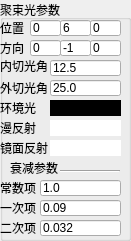
    <widget class="QGroupBox" name="groupBox_7">
     <property name="geometry">
      <rect>
       <x>130</x>
       <y>310</y>
       <width>131</width>
       <height>241</height>
      </rect>
     </property>
     <property name="title">
      <string>聚束光参数</string>
     </property>
     <widget class="QLabel" name="label_17">
      <property name="geometry">
       <rect>
        <x>0</x>
        <y>20</y>
        <width>31</width>
        <height>16</height>
       </rect>
      </property>
      <property name="text">
       <string>位置</string>
      </property>
     </widget>
     <widget class="QLineEdit" name="spotZ">
      <property name="geometry">
       <rect>
        <x>90</x>
        <y>20</y>
        <width>31</width>
        <height>16</height>
       </rect>
      </property>
      <property name="text">
       <string>0</string>
      </property>
     </widget>
     <widget class="QLineEdit" name="spotX">
      <property name="geometry">
       <rect>
        <x>30</x>
        <y>20</y>
        <width>31</width>
        <height>16</height>
       </rect>
      </property>
      <property name="text">
       <string>0</string>
      </property>
     </widget>
     <widget class="QLineEdit" name="spotY">
      <property name="geometry">
       <rect>
        <x>60</x>
        <y>20</y>
        <width>31</width>
        <height>16</height>
       </rect>
      </property>
      <property name="text">
       <string>6</string>
      </property>
     </widget>
     <widget class="QLabel" name="label_18">
      <property name="geometry">
       <rect>
        <x>0</x>
        <y>100</y>
        <width>41</width>
        <height>16</height>
       </rect>
      </property>
      <property name="text">
       <string>环境光</string>
      </property>
     </widget>
     <widget class="QLabel" name="label_19">
      <property name="geometry">
       <rect>
        <x>0</x>
        <y>120</y>
        <width>41</width>
        <height>16</height>
       </rect>
      </property>
      <property name="text">
       <string>漫反射</string>
      </property>
     </widget>
     <widget class="QLabel" name="label_20">
      <property name="geometry">
       <rect>
        <x>0</x>
        <y>140</y>
        <width>51</width>
        <height>16</height>
       </rect>
      </property>
      <property name="text">
       <string>镜面反射</string>
      </property>
     </widget>
     <widget class="QPushButton" name="spotSpecularBtn">
      <property name="geometry">
       <rect>
        <x>50</x>
        <y>140</y>
        <width>71</width>
        <height>16</height>
       </rect>
      </property>
      <property name="palette">
       <palette>
        <active>
         <colorrole role="Button">
          <brush brushstyle="SolidPattern">
           <color alpha="255">
            <red>255</red>
            <green>255</green>
            <blue>255</blue>
           </color>
          </brush>
         </colorrole>
         <colorrole role="Base">
          <brush brushstyle="SolidPattern">
           <color alpha="255">
            <red>255</red>
            <green>255</green>
            <blue>255</blue>
           </color>
          </brush>
         </colorrole>
         <colorrole role="Window">
          <brush brushstyle="SolidPattern">
           <color alpha="255">
            <red>255</red>
            <green>255</green>
            <blue>255</blue>
           </color>
          </brush>
         </colorrole>
        </active>
        <inactive>
         <colorrole role="Button">
          <brush brushstyle="SolidPattern">
           <color alpha="255">
            <red>255</red>
            <green>255</green>
            <blue>255</blue>
           </color>
          </brush>
         </colorrole>
         <colorrole role="Base">
          <brush brushstyle="SolidPattern">
           <color alpha="255">
            <red>255</red>
            <green>255</green>
            <blue>255</blue>
           </color>
          </brush>
         </colorrole>
         <colorrole role="Window">
          <brush brushstyle="SolidPattern">
           <color alpha="255">
            <red>255</red>
            <green>255</green>
            <blue>255</blue>
           </color>
          </brush>
         </colorrole>
        </inactive>
        <disabled>
         <colorrole role="Button">
          <brush brushstyle="SolidPattern">
           <color alpha="255">
            <red>255</red>
            <green>255</green>
            <blue>255</blue>
           </color>
          </brush>
         </colorrole>
         <colorrole role="Base">
          <brush brushstyle="SolidPattern">
           <color alpha="255">
            <red>255</red>
            <green>255</green>
            <blue>255</blue>
           </color>
          </brush>
         </colorrole>
         <colorrole role="Window">
          <brush brushstyle="SolidPattern">
           <color alpha="255">
            <red>255</red>
            <green>255</green>
            <blue>255</blue>
           </color>
          </brush>
         </colorrole>
        </disabled>
       </palette>
      </property>
      <property name="styleSheet">
       <string notr="true">QPushButton {
	border:1px;
	background-color:rgb(255, 255, 255);
}</string>
      </property>
      <property name="text">
       <string/>
      </property>
     </widget>
     <widget class="QPushButton" name="spotDiffuseBtn">
      <property name="geometry">
       <rect>
        <x>50</x>
        <y>120</y>
        <width>71</width>
        <height>16</height>
       </rect>
      </property>
      <property name="palette">
       <palette>
        <active>
         <colorrole role="Button">
          <brush brushstyle="SolidPattern">
           <color alpha="255">
            <red>255</red>
            <green>255</green>
            <blue>255</blue>
           </color>
          </brush>
         </colorrole>
         <colorrole role="Base">
          <brush brushstyle="SolidPattern">
           <color alpha="255">
            <red>255</red>
            <green>255</green>
            <blue>255</blue>
           </color>
          </brush>
         </colorrole>
         <colorrole role="Window">
          <brush brushstyle="SolidPattern">
           <color alpha="255">
            <red>255</red>
            <green>255</green>
            <blue>255</blue>
           </color>
          </brush>
         </colorrole>
        </active>
        <inactive>
         <colorrole role="Button">
          <brush brushstyle="SolidPattern">
           <color alpha="255">
            <red>255</red>
            <green>255</green>
            <blue>255</blue>
           </color>
          </brush>
         </colorrole>
         <colorrole role="Base">
          <brush brushstyle="SolidPattern">
           <color alpha="255">
            <red>255</red>
            <green>255</green>
            <blue>255</blue>
           </color>
          </brush>
         </colorrole>
         <colorrole role="Window">
          <brush brushstyle="SolidPattern">
           <color alpha="255">
            <red>255</red>
            <green>255</green>
            <blue>255</blue>
           </color>
          </brush>
         </colorrole>
        </inactive>
        <disabled>
         <colorrole role="Button">
          <brush brushstyle="SolidPattern">
           <color alpha="255">
            <red>255</red>
            <green>255</green>
            <blue>255</blue>
           </color>
          </brush>
         </colorrole>
         <colorrole role="Base">
          <brush brushstyle="SolidPattern">
           <color alpha="255">
            <red>255</red>
            <green>255</green>
            <blue>255</blue>
           </color>
          </brush>
         </colorrole>
         <colorrole role="Window">
          <brush brushstyle="SolidPattern">
           <color alpha="255">
            <red>255</red>
            <green>255</green>
            <blue>255</blue>
           </color>
          </brush>
         </colorrole>
        </disabled>
       </palette>
      </property>
      <property name="styleSheet">
       <string notr="true">QPushButton {
	border:1px;
	background-color:rgb(255, 255, 255);
}</string>
      </property>
      <property name="text">
       <string/>
      </property>
     </widget>
     <widget class="QPushButton" name="spotAmbientBtn">
      <property name="geometry">
       <rect>
        <x>50</x>
        <y>100</y>
        <width>71</width>
        <height>16</height>
       </rect>
      </property>
      <property name="palette">
       <palette>
        <active>
         <colorrole role="Button">
          <brush brushstyle="SolidPattern">
           <color alpha="255">
            <red>0</red>
            <green>0</green>
            <blue>0</blue>
           </color>
          </brush>
         </colorrole>
         <colorrole role="Base">
          <brush brushstyle="SolidPattern">
           <color alpha="255">
            <red>0</red>
            <green>0</green>
            <blue>0</blue>
           </color>
          </brush>
         </colorrole>
         <colorrole role="Window">
          <brush brushstyle="SolidPattern">
           <color alpha="255">
            <red>0</red>
            <green>0</green>
            <blue>0</blue>
           </color>
          </brush>
         </colorrole>
        </active>
        <inactive>
         <colorrole role="Button">
          <brush brushstyle="SolidPattern">
           <color alpha="255">
            <red>0</red>
            <green>0</green>
            <blue>0</blue>
           </color>
          </brush>
         </colorrole>
         <colorrole role="Base">
          <brush brushstyle="SolidPattern">
           <color alpha="255">
            <red>0</red>
            <green>0</green>
            <blue>0</blue>
           </color>
          </brush>
         </colorrole>
         <colorrole role="Window">
          <brush brushstyle="SolidPattern">
           <color alpha="255">
            <red>0</red>
            <green>0</green>
            <blue>0</blue>
           </color>
          </brush>
         </colorrole>
        </inactive>
        <disabled>
         <colorrole role="Button">
          <brush brushstyle="SolidPattern">
           <color alpha="255">
            <red>0</red>
            <green>0</green>
            <blue>0</blue>
           </color>
          </brush>
         </colorrole>
         <colorrole role="Base">
          <brush brushstyle="SolidPattern">
           <color alpha="255">
            <red>0</red>
            <green>0</green>
            <blue>0</blue>
           </color>
          </brush>
         </colorrole>
         <colorrole role="Window">
          <brush brushstyle="SolidPattern">
           <color alpha="255">
            <red>0</red>
            <green>0</green>
            <blue>0</blue>
           </color>
          </brush>
         </colorrole>
        </disabled>
       </palette>
      </property>
      <property name="styleSheet">
       <string notr="true">QPushButton {
	border:1px;
	background-color:rgb(0, 0, 0);
}</string>
      </property>
      <property name="text">
       <string/>
      </property>
     </widget>
     <widget class="QLabel" name="label_21">
      <property name="geometry">
       <rect>
        <x>10</x>
        <y>160</y>
        <width>51</width>
        <height>16</height>
       </rect>
      </property>
      <property name="text">
       <string>衰减参数</string>
      </property>
     </widget>
     <widget class="Line" name="line_2">
      <property name="geometry">
       <rect>
        <x>60</x>
        <y>170</y>
        <width>60</width>
        <height>3</height>
       </rect>
      </property>
      <property name="orientation">
       <enum>Qt::Horizontal</enum>
      </property>
     </widget>
     <widget class="QLineEdit" name="spotConstant">
      <property name="geometry">
       <rect>
        <x>40</x>
        <y>180</y>
        <width>81</width>
        <height>16</height>
       </rect>
      </property>
      <property name="text">
       <string>1.0</string>
      </property>
     </widget>
     <widget class="QLabel" name="label_22">
      <property name="geometry">
       <rect>
        <x>0</x>
        <y>180</y>
        <width>41</width>
        <height>16</height>
       </rect>
      </property>
      <property name="text">
       <string>常数项</string>
      </property>
     </widget>
     <widget class="QLabel" name="label_23">
      <property name="geometry">
       <rect>
        <x>0</x>
        <y>200</y>
        <width>41</width>
        <height>16</height>
       </rect>
      </property>
      <property name="text">
       <string>一次项</string>
      </property>
     </widget>
     <widget class="QLineEdit" name="spotLinear">
      <property name="geometry">
       <rect>
        <x>40</x>
        <y>200</y>
        <width>81</width>
        <height>16</height>
       </rect>
      </property>
      <property name="text">
       <string>0.09</string>
      </property>
     </widget>
     <widget class="QLabel" name="label_24">
      <property name="geometry">
       <rect>
        <x>0</x>
        <y>220</y>
        <width>41</width>
        <height>16</height>
       </rect>
      </property>
      <property name="text">
       <string>二次项</string>
      </property>
     </widget>
     <widget class="QLineEdit" name="spotQuadratic">
      <property name="geometry">
       <rect>
        <x>40</x>
        <y>220</y>
        <width>81</width>
        <height>16</height>
       </rect>
      </property>
      <property name="text">
       <string>0.032</string>
      </property>
     </widget>
     <widget class="QLabel" name="label_25">
      <property name="geometry">
       <rect>
        <x>0</x>
        <y>60</y>
        <width>54</width>
        <height>12</height>
       </rect>
      </property>
      <property name="text">
       <string>内切光角</string>
      </property>
     </widget>
     <widget class="QLabel" name="label_26">
      <property name="geometry">
       <rect>
        <x>0</x>
        <y>80</y>
        <width>51</width>
        <height>16</height>
       </rect>
      </property>
      <property name="text">
       <string>外切光角</string>
      </property>
     </widget>
     <widget class="QLineEdit" name="spotCutoff">
      <property name="geometry">
       <rect>
        <x>50</x>
        <y>60</y>
        <width>71</width>
        <height>16</height>
       </rect>
      </property>
      <property name="text">
       <string>12.5</string>
      </property>
     </widget>
     <widget class="QLineEdit" name="spotOuterCutoff">
      <property name="geometry">
       <rect>
        <x>50</x>
        <y>80</y>
        <width>71</width>
        <height>16</height>
       </rect>
      </property>
      <property name="text">
       <string>25.0</string>
      </property>
     </widget>
     <widget class="QLabel" name="label_27">
      <property name="geometry">
       <rect>
        <x>0</x>
        <y>40</y>
        <width>31</width>
        <height>16</height>
       </rect>
      </property>
      <property name="text">
       <string>方向</string>
      </property>
     </widget>
     <widget class="QLineEdit" name="spotDirZ">
      <property name="geometry">
       <rect>
        <x>90</x>
        <y>40</y>
        <width>31</width>
        <height>16</height>
       </rect>
      </property>
      <property name="text">
       <string>0</string>
      </property>
     </widget>
     <widget class="QLineEdit" name="spotDirX">
      <property name="geometry">
       <rect>
        <x>30</x>
        <y>40</y>
        <width>31</width>
        <height>16</height>
       </rect>
      </property>
      <property name="text">
       <string>0</string>
      </property>
     </widget>
     <widget class="QLineEdit" name="spotDirY">
      <property name="geometry">
       <rect>
        <x>60</x>
        <y>40</y>
        <width>31</width>
        <height>16</height>
       </rect>
      </property>
      <property name="text">
       <string>-1</string>
      </property>
     </widget>
    </widget>
